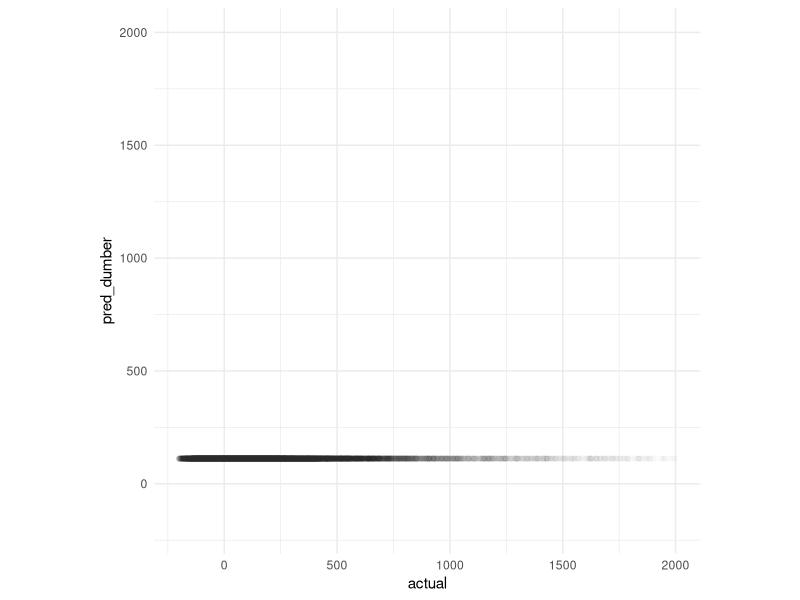
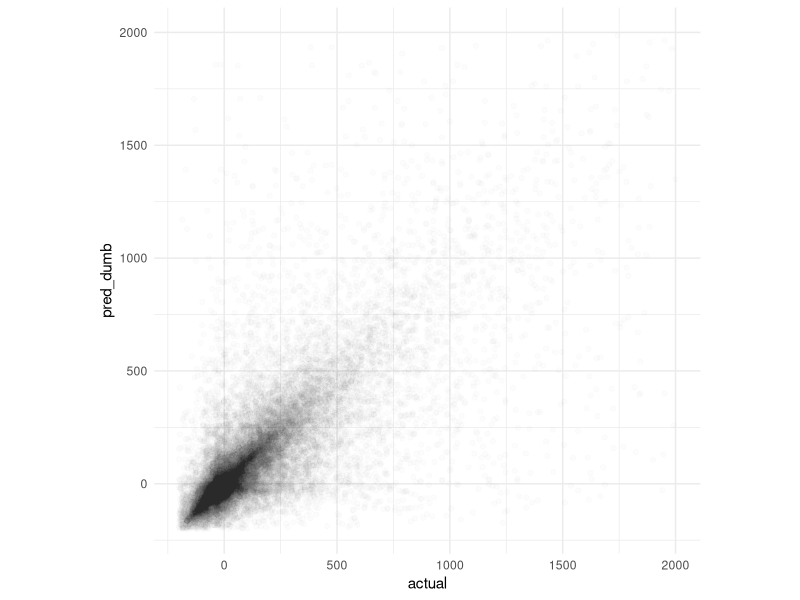
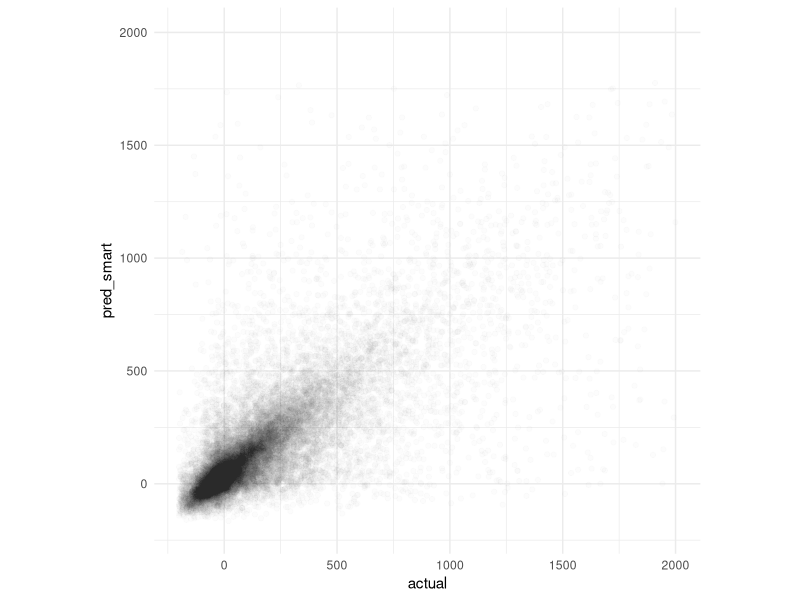
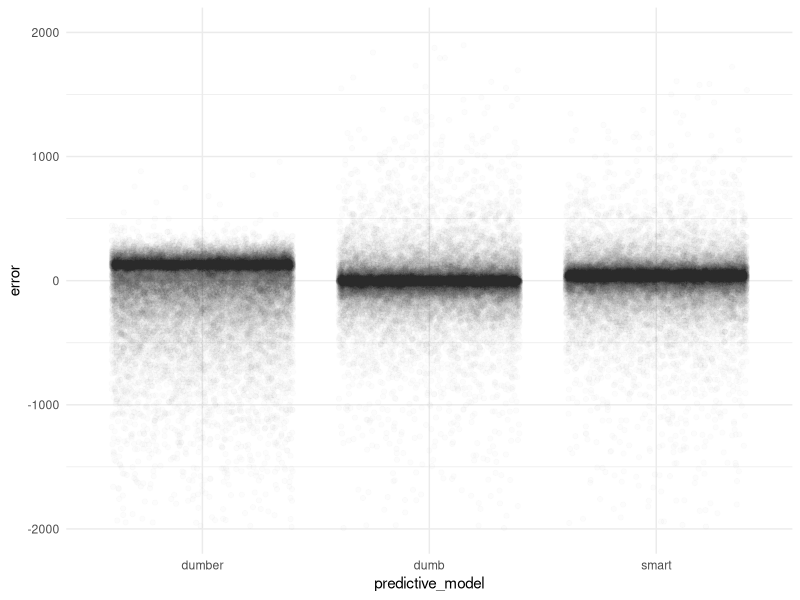
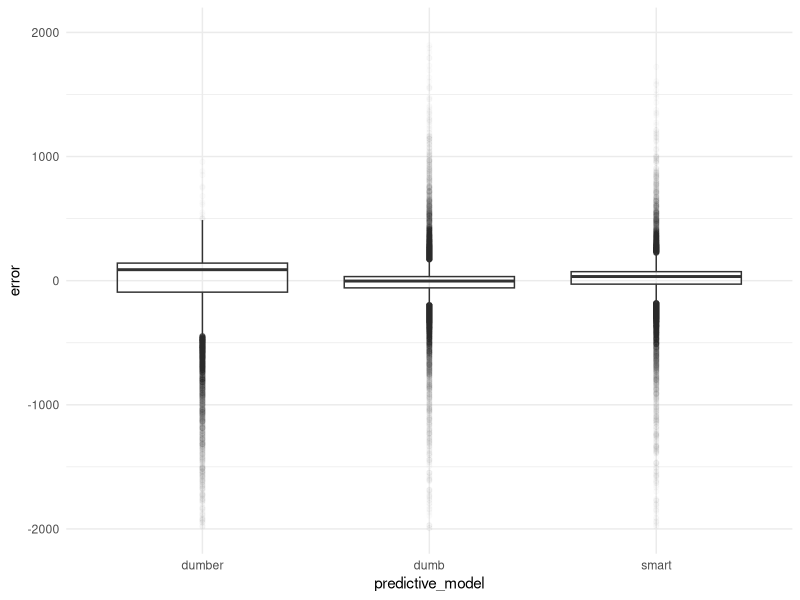

Here is the R script that generated these plots, in order: (Note: this script raises an error after producing the figures.)
library(tidyverse)

# set the them for ggplot graphics
theme_set(theme_minimal() + theme(axis.title.y = element_text(angle = 0)))

# load data
PROFILES <- read_csv("profiles.csv")
DATA9 <- read_csv("data_2009.csv")
DATA0 <- read_csv("data_2010.csv")

# Merge dataset and create one
DATA <- PROFILES %>%
  full_join(DATA9, by = "id") %>%
  full_join(DATA0, by = "id")

# Handle missing values
DATA <- DATA %>%
  mutate(missing_age = is.na(age) * 1) %>%
  mutate(missing_income = is.na(income) * 1) %>% 
  replace_na(list(age = 0, income = 0))
  

# Run a regression model for prediction
res <- lm(profit0 ~ profit9 + online9 + tenure9 + factor(district) +
            age + income + missing_age + missing_income
          , DATA, na.action="na.exclude")

coefficients(summary(res))

# create and compare 3 predictive models
PRED <- DATA %>%
  select(profit9, profit0) %>%
  mutate(pred_dumber = mean(profit9),
         pred_dumb = profit9,
         pred_smart = predict(res, DATA),
         actual = profit0)

scatter_plot_template <- ggplot(data = PRED) +
  xlim(-200, 2000) +
  ylim(-200, 2000) +
  coord_equal() +
  theme_minimal()

scatter_plot_template + geom_point(aes(x = actual, y = pred_dumber), alpha = 0.01)
scatter_plot_template + geom_point(aes(x = actual, y = pred_dumb), alpha = 0.01)
scatter_plot_template + geom_point(aes(x = actual, y = pred_smart), alpha = 0.01)

# compare the error of predictions
ERROR_WIDE <- PRED %>%
  mutate(dumber = pred_dumber - actual, dumb = pred_dumb - actual, smart = pred_smart - actual) %>%
  select(dumber, dumb, smart) %>%
  mutate_all(funs(as.double))

ERROR <- ERROR_WIDE %>%
  gather(dumber, dumb, smart, key = "predictive_model", value = "error") %>%
  mutate(predictive_model = factor(predictive_model, levels = c("dumber", "dumb", "smart")))

distribution_plot_theme <-
  ggplot(data = ERROR) +
  ylim(-2000, 2000) +
  theme_minimal()


distribution_plot_theme +
  geom_jitter(aes(x = predictive_model, y = error), alpha = 0.01)
  
distribution_plot_theme +
  geom_boxplot(aes(x = predictive_model, y = error), alpha = 0.01)

distribution_plot_template +
  geom_violin(aes(x = predictive_model, y = error))


ERROR %>%
  group_by(predictive_model) %>%
  summarize(
    ME = mean(error),
    MAE = mean(abs(error)),
    MSE = mean(error ^ 2),
    SMSE = sqrt(mean(error ^ 2)),
    MedianE = median(error),
    MedianAE = mean(abs(error)),
    MedianSE = mean(error ^ 2),
    SMedianSE = sqrt(mean(error ^ 2))
)

## Find the retained and churned customers

DATA <- DATA %>% mutate(
  retained = (!is.na(profit9) & !is.na(profit0)) * 1,
  new = (is.na(profit9) & !is.na(profit0)) * 1,
  churned = (!is.na(profit9) & is.na(profit0)) * 1
)

colSums(select(DATA, retained, new, churned))

with(DATA, sum(retained) / (sum(retained) + sum(churned)))     

# Closer look at linear regression
# A. Closer look at the distribution of variable we want to predict (profit0)

ggplot(DATA) +
  geom_histogram(aes(x = profit0), binwidth = 10)

ggplot(DATA) +
  geom_histogram(aes(x = profit0), binwidth = 10) +
  lims(x = c(-200, 1000))

DATA %>% group_by(profit0) %>% tally() %>% arrange(desc(n))

ggplot(DATA) +
  geom_jitter(aes(x = "", y = profit0), alpha = 0.05) +
  geom_hline(yintercept=mean(DATA$profit0, na.rm = TRUE), color="red", size = 2) +
  lims(y = c(-200, 1000))

# Closer look at linear regression
# B. Closer look at regression results

ggplot(DATA) +
  geom_point(aes(x = profit9, y = profit0), alpha = 0.05) +
  lims(x = c(-200, 1000), y = c(-200, 1000)) +
  coord_equal()

res <- lm(profit0 ~ profit9, DATA, na.action = "na.exclude")
res

ggplot(DATA) +
  geom_point(aes(x = profit9, y = profit0), alpha = 0.05) +
  geom_point(aes(x = profit9, y = predict(res)), color='red') +
  lims(x = c(-200, 1000), y = c(-200, 1000)) +
  coord_equal()

# Now, let us see what logistic regression does

ggplot(DATA) +
  geom_point(aes(x = profit9, y = retained), alpha = 0.01) +
  lims(x = c(-200, 500))

ggplot(DATA) +
  geom_boxplot(aes(x = factor(retained), y = profit9), alpha = 0.01) +
  lims(y = c(-200, 500)) +
  coord_flip()
  

EXTENDED_RANGE <- tibble(profit9 = -10000:10000)

res <- lm(retained ~ profit9, DATA, na.action = "na.exclude")
ggplot(DATA) +
  geom_point(aes(x = profit9, y = retained), alpha = 0.05) +
  geom_point(aes(x = profit9, y = predict(res)), color='red')

ggplot(DATA) +
  geom_point(aes(x = profit9, y = retained), alpha = 0.05) +
  geom_line(aes(x = profit9, y = predict(res, newdata = EXTENDED_RANGE)), data = EXTENDED_RANGE, color = "blue") +
  geom_point(aes(x = profit9, y = predict(res)), color='red')

res <- glm(retained ~ profit9, binomial(link='logit'), DATA, na.action = "na.exclude")
ggplot(DATA) +
  geom_point(aes(x = profit9, y = retained), alpha = 0.05) +
  geom_point(aes(x = profit9, y = predict(res, type='response')), color='red')

ggplot(DATA) +
  geom_point(aes(x = profit9, y = retained), alpha = 0.05) +
  geom_line(aes(x = profit9, y = predict(res, newdata = EXTENDED_RANGE, type = 'response')), data = EXTENDED_RANGE, color = "blue") +
  geom_point(aes(x = profit9, y = predict(res, type='response')), color='red')

# Using logistic regression:

res <- glm(retained ~ profit9 + online9 + tenure9 + factor(district) +
             age + income + missing_age + missing_income,
           binomial(link='logit'), DATA, na.action = "na.exclude")

coefficients(summary(res))

ggplot(DATA) +
  geom_point(aes(x = predict(res), y = retained), alpha = 0.05) +
  geom_point(aes(x = predict(res), y = predict(res, type='response')), color='red')

# calculate predicted retention rate
mean(predict(res, type='response'))
